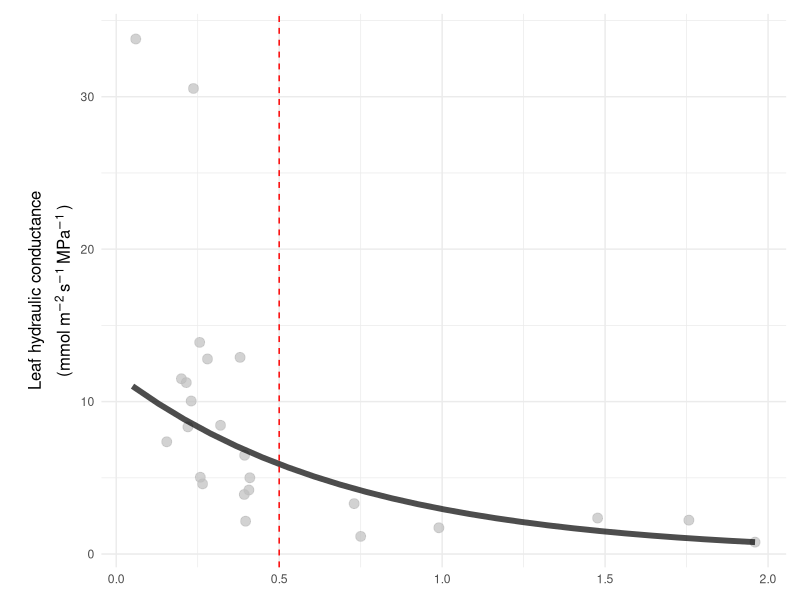
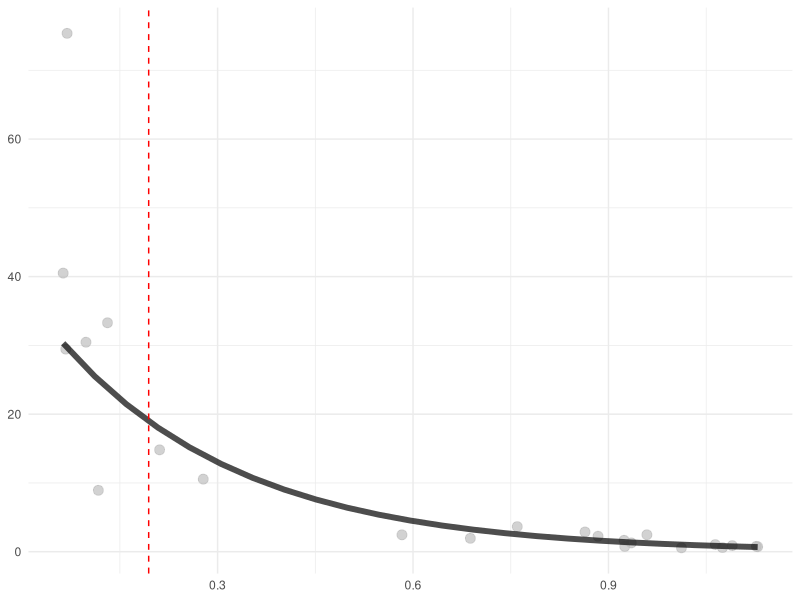
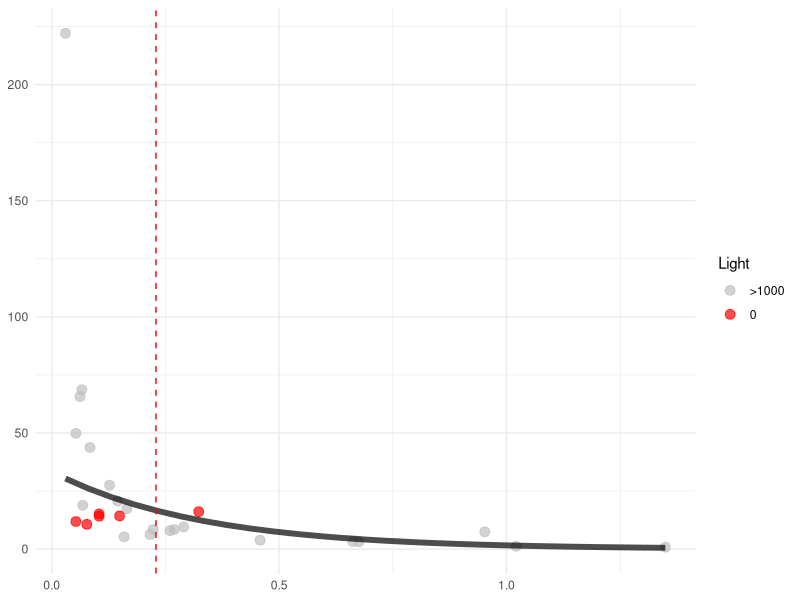
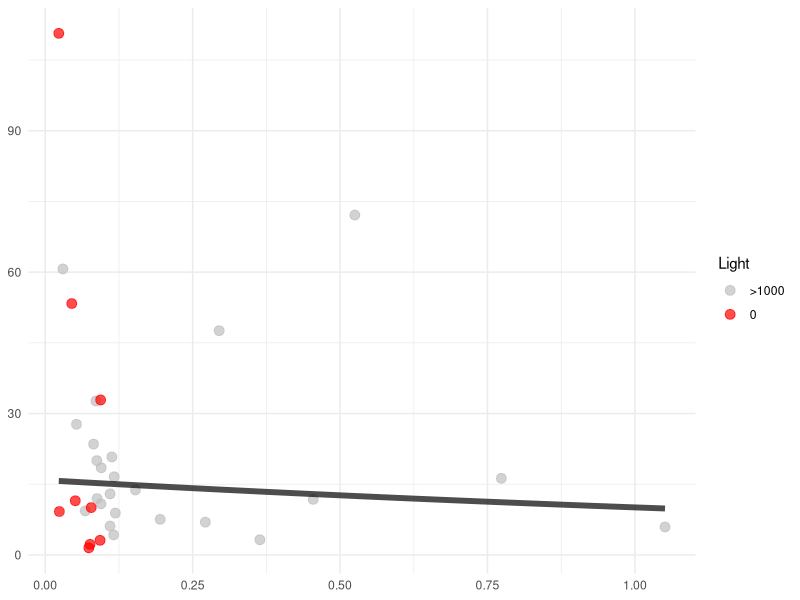
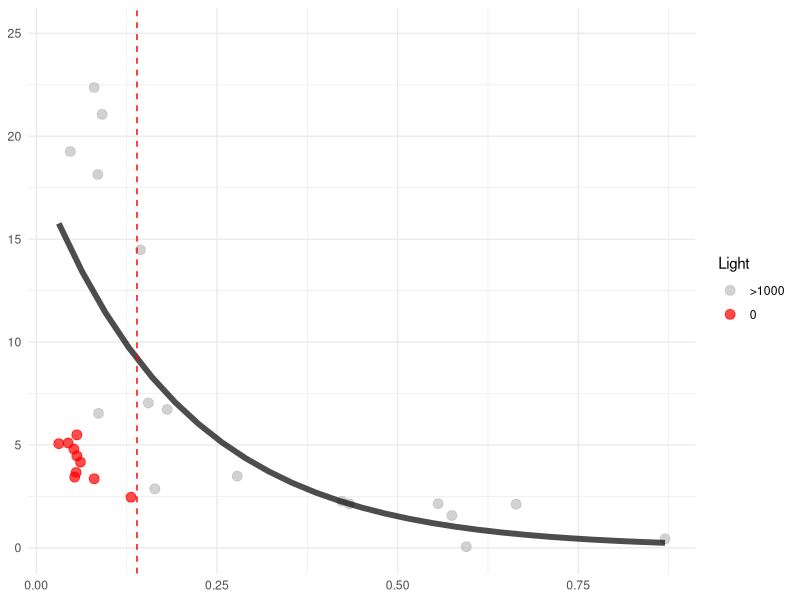
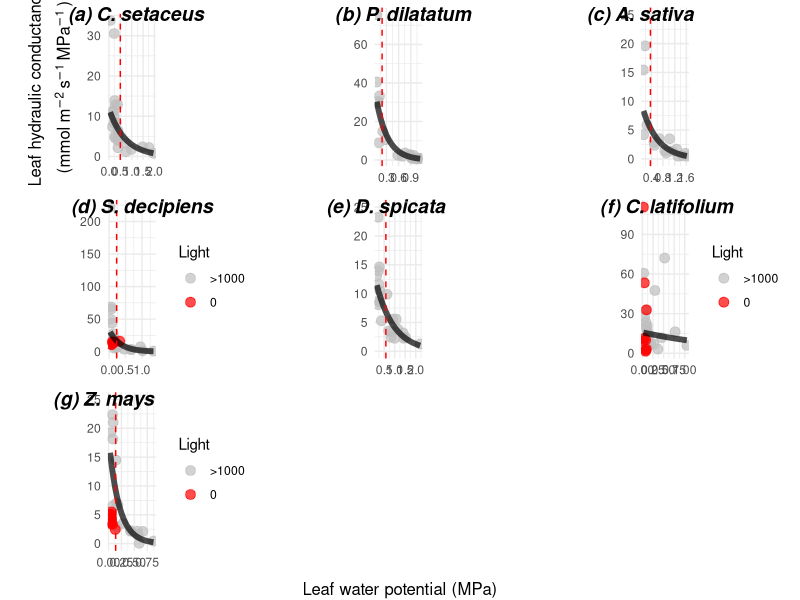
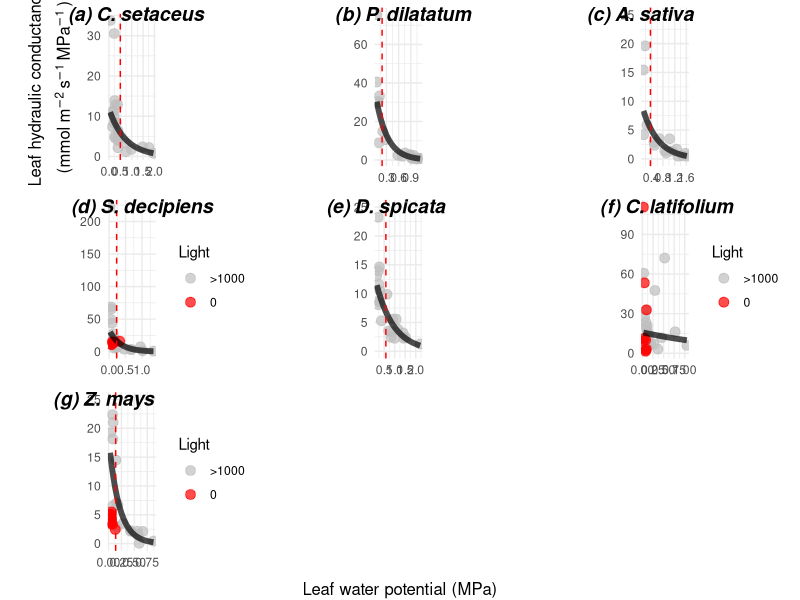

These charts were generated, in order, by the following R code: (Note: this script raises an error after producing the figures.)
## ---- chunk 1
library(readxl)
library(ggplot2)
library(tidyr)
library(dplyr)
library(lme4)
library(ggpubr)
## ---- chunk 2

CESE_Kleaf <-  read_excel("data/Kleaf_Karli_Marion_CESE.xlsx", sheet = "CESE")

## ---- chunk 3
dim(CESE_Kleaf)
#[1] 29 31
 CESE_Kleaf_clean <- CESE_Kleaf %>% 
  filter(Specie == "CESE")
dim(CESE_Kleaf_clean)
#[1] 28 31
CESE_Kleaf_clean2 <- CESE_Kleaf_clean %>% 
  filter(Notes != "cv too high")
dim(CESE_Kleaf_clean2)
#[1]  25 31
## ---- chunk 4
#log model: y = a+b * log(x)
#a expected value when x is 1 

logmodel <- lm(CESE_Kleaf_clean2$`Kleaf Tcorr (mmol m-2 s-1 MPa-1)` ~ log(CESE_Kleaf_clean2$`Lowest Psileaf (Mpa)`))
summary(logmodel)
#look at the estimates

# fitted model : y = -2.455 - 11.964 * ln(x)
#but: Multiple R-squared:  0.5678 but is not a strong model
# p-value: 2.131e-05 and model is significant

#expo model
expomodel <- lm(CESE_Kleaf_clean2$`Kleaf Tcorr (mmol m-2 s-1 MPa-1)` ~ exp(CESE_Kleaf_clean2$`Lowest Psileaf (Mpa)`))
summary(expomodel)

#other log model like article
logmodel_adjusted <- nls(`Kleaf Tcorr (mmol m-2 s-1 MPa-1)` ~ a / (1 + b * log(`Lowest Psileaf (Mpa)`)),
                          data = CESE_Kleaf_clean2,
                          start = list(a = 1, b = 1))
summary(logmodel_adjusted)
# Estimate Std. Error t value Pr(>|t|)    
#a  0.03600    0.39717   0.091    0.929    
#b  1.03063

#E(y)=αeβx+θ
#help from https://rpubs.com/mengxu/exponential-model
#constant thetha = 0 because data as x increases is 0~, thetha is the stabilizing trend over as x increases.

#Prepare fitting a nonlinear model
# Estimate the rest parameters using a linear model
model.0 <- lm(log(`Kleaf Tcorr (mmol m-2 s-1 MPa-1)`) ~ `Lowest Psileaf (Mpa)`, data=CESE_Kleaf_clean2)  
summary(model.0)
alpha.0.CESE <- exp(coef(model.0)[1])
beta.0.CESE <- coef(model.0)[2]

list(alpha = alpha.0.CESE, beta = beta.0.CESE)

x_seq.CESE <- seq(min(CESE_Kleaf_clean2$`Lowest Psileaf (Mpa)`), max(CESE_Kleaf_clean2$`Lowest Psileaf (Mpa)`), length.out = length(CESE_Kleaf_clean2$`Lowest Psileaf (Mpa)`))
y_model <-  11.80257 * exp( -1.38641  * x_seq.CESE )

# Calculate Ψleaf at 50% loss of Kleaf
Psi_leaf_50.cese <- log(0.5) / beta.0.CESE[[1]]
Psi_leaf_50.cese
## ---- chunk 5
# Create a sequence of x values for the regression line from excel
x_seq.CESE <- seq(min(CESE_Kleaf_clean2$`Lowest Psileaf (Mpa)`), max(CESE_Kleaf_clean2$`Lowest Psileaf (Mpa)`), length.out = length(CESE_Kleaf_clean2$`Lowest Psileaf (Mpa)`))
y_seq <- -7.93 * log(x_seq.CESE) + 0.4043

# Create a sequence of x values for the regression line from what i found in R
y_log <- - 11.964 * log(x_seq.CESE) -2.455

#other model 
#a / (1 + b * log(`Lowest Psileaf (Mpa)`))
y_log2 <- 0.03600/ 1+ 1.03063 * log(x_seq.CESE)

#other model
y_model <-  11.80257 * exp( -1.38641  * x_seq.CESE)



CESE_Kleaf_clean2$Individual <- as.factor(CESE_Kleaf_clean2$Individual)

CESE.plot <- CESE_Kleaf_clean2 %>%
  ggplot()+
  aes(x=`Lowest Psileaf (Mpa)`, y=`Kleaf Tcorr (mmol m-2 s-1 MPa-1)`, color=Individual)+
  geom_point(color ='gray', size= 3, alpha = 0.7)+
  labs(
    x = "Leaf water potential (MPa)",
     y = bquote(atop("Leaf hydraulic conductance","(mmol"~m^{-2}~s^{-1}~ MPa^{-1}~")"))
  )+
  theme_minimal()+
  theme(axis.title.x = element_blank(), axis.title.y = element_text(size =12))+
#geom_line(aes(x = x_seq, y = y_seq), color = "green") +
 #geom_line(aes(x = x_seq, y = y_log), color = "red")+
#  geom_line(aes(x = x_seq, y = y_log2), color = "black") +#pas du tout!
geom_line(aes(x = x_seq.CESE, y = y_model), color = 'black', size=2, alpha=0.7)+
  theme(
    plot.margin = margin(t = 10, r = 10, b = 10, l = 20)  # adjust margins
  )+
  geom_vline(xintercept = Psi_leaf_50.cese, linetype = "dashed", color = 'red')
  
CESE.plot
## ---- chunk 6

PADI_Kleaf <-  read_excel("data/Kleaf_Karli_Marion_CESE.xlsx", sheet = "PADI")

## ---- chunk 7
dim(PADI_Kleaf)
#[1] 22 31
 PADI_Kleaf_clean <- PADI_Kleaf %>% 
  filter(Specie == "PADI") %>%
   drop_na(`Psileaf_fin (Mpa)`)
dim(PADI_Kleaf_clean)
#[1] 23 31



## ---- chunk 8
#E(y)=αeβx+θ
#help from https://rpubs.com/mengxu/exponential-model
#constant thetha = 0 because data as x increases is 0~, thetha is the stabilizing trend over as x increases.

#Prepare fitting a nonlinear model
# Estimate the rest parameters using a linear model
model.0.padi<- lm(log(`Kleaf Tcorr (mmol m-2 s-1 MPa-1)`) ~ `Lowest Psileaf (Mpa)`, data=PADI_Kleaf_clean)  
summary(model.0.padi)
alpha.0.padi <- exp(coef(model.0.padi)[1])
beta.0.padi <- coef(model.0.padi)[2]

list(alpha = alpha.0.padi, beta = beta.0.padi)

# Create a sequence of x values for the regression line from excel
x_seq.padi <- seq(min(PADI_Kleaf_clean$`Lowest Psileaf (Mpa)`), max(PADI_Kleaf_clean$`Lowest Psileaf (Mpa)`), length.out = length(PADI_Kleaf_clean$`Lowest Psileaf (Mpa)`))

#output model
y_model.padi <-  37.95466   * exp(-3.568469   * x_seq.padi ) #replace here

# Calculate Ψleaf at 50% loss of Kleaf
Psi_leaf_50.padi <- log(0.5) / beta.0.padi[[1]]
Psi_leaf_50.padi
## ---- chunk 9
PADI_Kleaf_clean$Individual <- as.factor(PADI_Kleaf_clean$Individual)
PADI.plot <-PADI_Kleaf_clean %>%
  ggplot()+
  aes(x=`Lowest Psileaf (Mpa)`, y=`Kleaf Tcorr (mmol m-2 s-1 MPa-1)`, color=Individual)+
  geom_point(color ='gray', size= 3, alpha = 0.7)+
  labs(
    x = "Leaf water potential (MPa)",
    y = "Leaf hydraulic conductance (mmol m-2 s-1 MPa-1)"
  )+
  theme_minimal()+
  theme(axis.title.x = element_blank())+
  theme(axis.title.y = element_blank())+
geom_line(aes(x = x_seq.padi, y = y_model.padi), color = 'black', size=2, alpha=0.7)+
  geom_vline(xintercept = Psi_leaf_50.padi, linetype ="dashed", color = 'red')
#+
 #  annotate(geom='text',x=0.5,y=30,label="y = 37.95 * exp(-3.57 x)",fontface='bold', size=6)
PADI.plot
## ---- chunk 10

AVSA_Kleaf <-  read_excel("data/Kleaf_Karli_Marion_CESE.xlsx", sheet = "AVSA")

## ---- chunk 11
dim(AVSA_Kleaf)
#[1] 22 31
 AVSA_Kleaf_clean <- AVSA_Kleaf %>% 
  filter(Specie == "AVSA") %>%
   drop_na(`Psileaf_fin (Mpa)`) %>%
   drop_na(`Kleaf Tcorr (mmol m-2 s-1 MPa-1)`)
dim(AVSA_Kleaf_clean)




## ---- chunk 12
#E(y)=αeβx+θ
#help from https://rpubs.com/mengxu/exponential-model
#constant thetha = 0 because data as x increases is 0~, thetha is the stabilizing trend over as x increases.

#Prepare fitting a nonlinear model
# Estimate the rest parameters using a linear model
model.0.AVSA<- lm(log(`Kleaf Tcorr (mmol m-2 s-1 MPa-1)`) ~ `Lowest Psileaf (Mpa)`, data=AVSA_Kleaf_clean)  
summary(model.0.AVSA)
alpha.0.AVSA <- exp(coef(model.0.AVSA)[1])
beta.0.AVSA <- coef(model.0.AVSA)[2]

list(alpha = alpha.0.AVSA, beta = beta.0.AVSA)

# Create a sequence of x values for the regression line from excel
x_seq.AVSA <- seq(min(AVSA_Kleaf_clean$`Lowest Psileaf (Mpa)`), max(AVSA_Kleaf_clean$`Lowest Psileaf (Mpa)`), length.out = length(AVSA_Kleaf_clean$`Lowest Psileaf (Mpa)`))

#output model
y_model.AVSA <-   10.60017    * exp(-1.879197   * x_seq.AVSA ) 

# Calculate Ψleaf at 50% loss of Kleaf
Psi_leaf_50.avsa <- log(0.5) / beta.0.AVSA[[1]]
Psi_leaf_50.avsa
## ---- chunk 13
AVSA_Kleaf_clean$Individual <- as.factor(AVSA_Kleaf_clean$Individual)

AVSA.plot <- AVSA_Kleaf_clean %>%
  ggplot()+
  aes(x=`Lowest Psileaf (Mpa)`, y=`Kleaf Tcorr (mmol m-2 s-1 MPa-1)`, color=Individual)+
  geom_point(color ='gray', size= 3, alpha = 0.7)+
  #labs(
   # x = "Leaf water potential (MPa)",
    #y = "Leaf hydraulic conductance (mmol m-2 s-1 MPa-1)"
  #)+
  theme_minimal()+
  theme(axis.title.x = element_blank())+
  theme(axis.title.y = element_blank())+
geom_line(aes(x = x_seq.AVSA, y = y_model.AVSA), color = 'black', size=2, alpha=0.7)+
  ylim(0,25)+
   geom_vline(xintercept = Psi_leaf_50.avsa, linetype = "dashed", color = 'red')
   #annotate(geom='text',x=0.5,y=30,label="y = 37.95 * exp(-3.57 x)",fontface='bold', size=6)
## ---- chunk 14

STDE_Kleaf <-  read_excel("data/Kleaf_Karli_Marion_CESE.xlsx", sheet = "STDE")

## ---- chunk 15
dim(STDE_Kleaf)
#[1] 22 31
 STDE_Kleaf_clean <- STDE_Kleaf %>% 
  filter(Specie == "STDE") %>%
   drop_na(`Psileaf_fin (Mpa)`) %>%
   drop_na(`Kleaf Tcorr (mmol m-2 s-1 MPa-1)`)
dim(STDE_Kleaf_clean)




## ---- chunk 16
#E(y)=αeβx+θ
#help from https://rpubs.com/mengxu/exponential-model
#constant thetha = 0 because data as x increases is 0~, thetha is the stabilizing trend over as x increases.

#Prepare fitting a nonlinear model
# Estimate the rest parameters using a linear model
model.0.STDE<- lm(log(`Kleaf Tcorr (mmol m-2 s-1 MPa-1)`) ~ `Lowest Psileaf (Mpa)`, data=STDE_Kleaf_clean %>% filter (Light != 0))  
summary(model.0.STDE)
alpha.0.STDE <- exp(coef(model.0.STDE)[1])
beta.0.STDE <- coef(model.0.STDE)[2]

list(alpha = alpha.0.STDE, beta = beta.0.STDE)

# Create a sequence of x values for the regression line from excel
x_seq.STDE <- seq(min(STDE_Kleaf_clean$`Lowest Psileaf (Mpa)`), max(STDE_Kleaf_clean$`Lowest Psileaf (Mpa)`), length.out = length(STDE_Kleaf_clean$`Lowest Psileaf (Mpa)`))

#output model
y_model.STDE <-   alpha.0.STDE[[1]]   * exp(beta.0.STDE[[1]]  * x_seq.STDE ) 

# Calculate Ψleaf at 50% loss of Kleaf
Psi_leaf_50.STDE <- log(0.5) / beta.0.STDE[[1]]
Psi_leaf_50.STDE
## ---- chunk 17
STDE_Kleaf_clean$Individual <- as.factor(STDE_Kleaf_clean$Individual)

STDE.plot <- STDE_Kleaf_clean %>%
  ggplot()+
  aes(x=`Lowest Psileaf (Mpa)`, y=`Kleaf Tcorr (mmol m-2 s-1 MPa-1)`, color=Light)+
  geom_point(size= 3, alpha = 0.7)+
   scale_color_manual(values = c('gray', 'red'))+
  #labs(
   # x = "Leaf water potential (MPa)",
    #y = "Leaf hydraulic conductance (mmol m-2 s-1 MPa-1)"
  #)+
  theme_minimal()+
  theme(axis.title.x = element_blank())+
  theme(axis.title.y = element_blank())+
geom_line(aes(x = x_seq.STDE, y = y_model.STDE), color = 'black', size=2, alpha=0.7)+
  #ylim(0,25)
   geom_vline(xintercept = Psi_leaf_50.STDE, linetype = "dashed", color = 'red')
   #annotate(geom='text',x=0.5,y=30,label="y = 37.95 * exp(-3.57 x)",fontface='bold', size=6)

STDE.plot
## ---- chunk 18

DASP_Kleaf <-  read_excel("data/Kleaf_Karli_Marion_CESE.xlsx", sheet = "DASP")

## ---- chunk 19
dim(DASP_Kleaf)
#[1] 22 31
 DASP_Kleaf_clean <- DASP_Kleaf %>% 
  filter(Specie == "DASP") %>%
   drop_na(`Psileaf_fin (Mpa)`) %>%
   drop_na(`Kleaf Tcorr (mmol m-2 s-1 MPa-1)`)
dim(DASP_Kleaf_clean)




## ---- chunk 20
#E(y)=αeβx+θ
#help from https://rpubs.com/mengxu/exponential-model
#constant thetha = 0 because data as x increases is 0~, thetha is the stabilizing trend over as x increases.

#Prepare fitting a nonlinear model
# Estimate the rest parameters using a linear model
model.0.DASP<- lm(log(`Kleaf Tcorr (mmol m-2 s-1 MPa-1)`) ~ `Lowest Psileaf (Mpa)`, data=DASP_Kleaf_clean)  
summary(model.0.DASP)
alpha.0.DASP <- exp(coef(model.0.DASP)[1])
beta.0.DASP <- coef(model.0.DASP)[2]

list(alpha = alpha.0.DASP, beta = beta.0.DASP)

# Create a sequence of x values for the regression line from excel
x_seq.DASP <- seq(min(DASP_Kleaf_clean$`Lowest Psileaf (Mpa)`), max(DASP_Kleaf_clean$`Lowest Psileaf (Mpa)`), length.out = length(DASP_Kleaf_clean$`Lowest Psileaf (Mpa)`))

#output model
y_model.DASP <-    alpha.0.DASP[[1]]   * exp(beta.0.DASP[[1]]  * x_seq.DASP ) 

# Calculate Ψleaf at 50% loss of Kleaf
Psi_leaf_50.DASP <- log(0.5) / beta.0.DASP[[1]]
Psi_leaf_50.DASP
## ---- chunk 21
DASP_Kleaf_clean$Individual <- as.factor(DASP_Kleaf_clean$Individual)

DASP.plot <- DASP_Kleaf_clean %>%
  ggplot()+
  aes(x=`Lowest Psileaf (Mpa)`, y=`Kleaf Tcorr (mmol m-2 s-1 MPa-1)`, color=Individual)+
  geom_point(color ='gray', size= 3, alpha = 0.7)+
  #labs(
   # x = "Leaf water potential (MPa)",
    #y = "Leaf hydraulic conductance (mmol m-2 s-1 MPa-1)"
  #)+
  theme_minimal()+
  theme(axis.title.x = element_blank())+
  theme(axis.title.y = element_blank())+
geom_line(aes(x = x_seq.DASP, y = y_model.DASP), color = 'black', size=2, alpha=0.7)+
  ylim(0,25)+
   geom_vline(xintercept = Psi_leaf_50.DASP, linetype = "dashed", color = 'red')
   #annotate(geom='text',x=0.5,y=30,label="y = 37.95 * exp(-3.57 x)",fontface='bold', size=6)
## ---- chunk 22

CHLA_Kleaf <-  read_excel("data/Kleaf_Karli_Marion_CESE.xlsx", sheet = "CHLA")

## ---- chunk 23
dim(CHLA_Kleaf)
#[1] 22 31
 CHLA_Kleaf_clean <- CHLA_Kleaf %>% 
  filter(Specie == "CHLA") %>%
   drop_na(`Psileaf_fin (Mpa)`) %>%
   drop_na(`Kleaf Tcorr (mmol m-2 s-1 MPa-1)`)
dim(CHLA_Kleaf_clean)

#discard row/individual if values between two initial potentials is greater than 0.1 MPa; column `Psileaf_ini_1 (Mpa)` and column `Psileaf_ini_2 (Mpa)`

CHLA_Kleaf_clean2 <- CHLA_Kleaf_clean %>% 
  filter(is.na(`Psileaf_ini_1 (Mpa)`) | abs(`Psileaf_ini_1 (Mpa)` - `Psileaf_ini_2 (Mpa)`) <= 0.1)
dim(CHLA_Kleaf_clean2)

CHLA_Kleaf_clean <- CHLA_Kleaf_clean2
## ---- chunk 24
#E(y)=αeβx+θ
#help from https://rpubs.com/mengxu/exponential-model
#constant thetha = 0 because data as x increases is 0~, thetha is the stabilizing trend over as x increases.

#Prepare fitting a nonlinear model
# Estimate the rest parameters using a linear model
model.0.CHLA<- lm(log(`Kleaf Tcorr (mmol m-2 s-1 MPa-1)`) ~ `Lowest Psileaf (Mpa)`, data=CHLA_Kleaf_clean %>% filter (Light != 0))  
summary(model.0.CHLA)
alpha.0.CHLA <- exp(coef(model.0.CHLA)[1])
beta.0.CHLA <- coef(model.0.CHLA)[2]

list(alpha = alpha.0.CHLA, beta = beta.0.CHLA)

# Create a sequence of x values for the regression line from excel
x_seq.CHLA <- seq(min(CHLA_Kleaf_clean$`Lowest Psileaf (Mpa)`), max(CHLA_Kleaf_clean$`Lowest Psileaf (Mpa)`), length.out = length(CHLA_Kleaf_clean$`Lowest Psileaf (Mpa)`))

#output model
y_model.CHLA <-   alpha.0.CHLA[[1]]   * exp(beta.0.CHLA[[1]]  * x_seq.CHLA ) 

# Calculate Ψleaf at 50% loss of Kleaf
Psi_leaf_50.CHLA <- log(0.5) / beta.0.CHLA[[1]]
Psi_leaf_50.CHLA
## ---- chunk 25
CHLA_Kleaf_clean$Individual <- as.factor(CHLA_Kleaf_clean$Individual)
CHLA_Kleaf_clean$Light <- as.factor(CHLA_Kleaf_clean$Light)

CHLA.plot <- CHLA_Kleaf_clean %>%
 #filter(Date == "11272024") %>%
  ggplot()+
  aes(x=`Lowest Psileaf (Mpa)`, y=`Kleaf Tcorr (mmol m-2 s-1 MPa-1)`, color=Light)+
  geom_point(size= 3, alpha = 0.7)+
   scale_color_manual(values = c('gray', 'red'))+
  #labs(
   # x = "Leaf water potential (MPa)",
    #y = "Leaf hydraulic conductance (mmol m-2 s-1 MPa-1)"
  #)+
  theme_minimal()+
  theme(axis.title.x = element_blank())+
  theme(axis.title.y = element_blank())+
geom_line(aes(x = x_seq.CHLA, y = y_model.CHLA), color = 'black', size=2, alpha=0.7)
  #ylim(0,25)
 #  geom_vline(xintercept = Psi_leaf_50.CHLA, linetype = "dashed", color = 'red')
   #annotate(geom='text',x=0.5,y=30,label="y = 37.95 * exp(-3.57 x)",fontface='bold', size=6)

CHLA.plot
## ---- chunk 26

ZEMA_Kleaf <-  read_excel("data/Kleaf_Karli_Marion_CESE.xlsx", sheet = "ZEMA")
## ---- chunk 27
dim(ZEMA_Kleaf)
#[1] 22 31
 ZEMA_Kleaf_clean <- ZEMA_Kleaf %>% 
  filter(Specie == "ZEMA") %>%
   drop_na(`Psileaf_fin (Mpa)`) %>%
   drop_na(`Kleaf Tcorr (mmol m-2 s-1 MPa-1)`)
 
ZEMA_Kleaf_clean <- ZEMA_Kleaf_clean[which(!(ZEMA_Kleaf_clean$Individual == 2 & ZEMA_Kleaf_clean$Leaf == 2)), ]


dim(ZEMA_Kleaf_clean)



## ---- chunk 28
#E(y)=αeβx+θ
#help from https://rpubs.com/mengxu/exponential-model
#constant thetha = 0 because data as x increases is 0~, thetha is the stabilizing trend over as x increases.

#Prepare fitting a nonlinear model
# Estimate the rest parameters using a linear model
model.0.ZEMA<- lm(log(`Kleaf Tcorr (mmol m-2 s-1 MPa-1)`) ~ `Lowest Psileaf (Mpa)`, data=ZEMA_Kleaf_clean %>% filter (Light != 0))  
summary(model.0.ZEMA)
alpha.0.ZEMA <- exp(coef(model.0.ZEMA)[1])
beta.0.ZEMA <- coef(model.0.ZEMA)[2]

list(alpha = alpha.0.ZEMA, beta = beta.0.ZEMA)

# Create a sequence of x values for the regression line from excel
x_seq.ZEMA <- seq(min(ZEMA_Kleaf_clean$`Lowest Psileaf (Mpa)`), max(ZEMA_Kleaf_clean$`Lowest Psileaf (Mpa)`), length.out = length(ZEMA_Kleaf_clean$`Lowest Psileaf (Mpa)`))

#output model
y_model.ZEMA <-   alpha.0.ZEMA[[1]]   * exp(beta.0.ZEMA[[1]]  * x_seq.ZEMA ) 

# Calculate Ψleaf at 50% loss of Kleaf
Psi_leaf_50.ZEMA <- log(0.5) / beta.0.ZEMA[[1]]
Psi_leaf_50.ZEMA
## ---- chunk 29
ZEMA_Kleaf_clean$Individual <- as.factor(ZEMA_Kleaf_clean$Individual)
ZEMA_Kleaf_clean$Light <- as.factor(ZEMA_Kleaf_clean$Light)

ZEMA.plot <- ZEMA_Kleaf_clean %>%
  ggplot()+
  aes(x=`Lowest Psileaf (Mpa)`, y=`Kleaf Tcorr (mmol m-2 s-1 MPa-1)`, color=Light)+
  geom_point(size= 3, alpha = 0.7)+
  scale_color_manual(values = c('gray', 'red'))+
  #labs(
   # x = "Leaf water potential (MPa)",
    #y = "Leaf hydraulic conductance (mmol m-2 s-1 MPa-1)"
  #)+
  theme_minimal()+
  theme(axis.title.x = element_blank())+
  theme(axis.title.y = element_blank())+
geom_line(aes(x = x_seq.ZEMA, y = y_model.ZEMA), color = 'black', size=2, alpha=0.7)+
  ylim(0,25)+
   geom_vline(xintercept = Psi_leaf_50.ZEMA, linetype = "dashed", color = 'red')
   #annotate(geom='text',x=0.5,y=30,label="y = 37.95 * exp(-3.57 x)",fontface='bold', size=6)
ZEMA.plot
## ---- chunk 30

Kleaf.plots <- ggarrange(CESE.plot, PADI.plot, AVSA.plot, 
STDE.plot, DASP.plot, CHLA.plot, ZEMA.plot, nrow=3, ncol=3, labels = c("(a) C. setaceus", "(b) P. dilatatum", "(c) A. sativa", "(d) S. decipiens", "(e) D. spicata", "(f) C. latifolium", "(g) Z. mays "), font.label = list(face="bold.italic"), align = "v")

Kleaf.plots <- annotate_figure(
  Kleaf.plots,
  bottom = text_grob("Leaf water potential (MPa)", size = 12)
)

Kleaf.plots

ggsave(filename = "Kleaf_plots.jpg", plot = Kleaf.plots, path = "result", width = 10, height = 6)
## ---- chunk 31

#no light treatment not yet created
# Calculate kmax (average Kleaf for Psileaf = 0 to -0.3 MPa)
# Select x values between 0 and -0.3 MPa
x_filtered.CESE <- x_seq.CESE[x_seq.CESE <= 0.3 & x_seq.CESE >= 0]
x_filtered.PADI <- x_seq.padi[x_seq.padi <= 0.3 & x_seq.padi >= 0]
x_filtered.AVSA <- x_seq.AVSA[x_seq.AVSA <= 0.3 & x_seq.AVSA >= 0]
x_filtered.DASP <- x_seq.DASP[x_seq.DASP <= 0.3 & x_seq.DASP >= 0]

# do not include when light =0
STDE_Kleaf_no_light <- STDE_Kleaf_clean %>% filter(Light!=0) 

x_seq.STDE.nolight <- seq(
  min(STDE_Kleaf_no_light$`Lowest Psileaf (Mpa)`),
  max(STDE_Kleaf_no_light$`Lowest Psileaf (Mpa)`),
  length.out = nrow(STDE_Kleaf_no_light)
)

x_filtered.STDE <- x_seq.STDE.nolight[x_seq.STDE.nolight <= 0.3 & x_seq.STDE.nolight >= 0]

CHLA_Kleaf_no_light <- CHLA_Kleaf_clean %>% filter(Light!=0) 

x_seq.CHLA.nolight <- seq(
  min(CHLA_Kleaf_no_light$`Lowest Psileaf (Mpa)`),
  max(CHLA_Kleaf_no_light$`Lowest Psileaf (Mpa)`),
  length.out = nrow(CHLA_Kleaf_no_light)
)


x_filtered.CHLA <- x_seq.CHLA.nolight[x_seq.CHLA.nolight <= 0.3 & x_seq.CHLA.nolight >= 0]

ZEMA_Kleaf_no_light <- ZEMA_Kleaf_clean %>% filter(Light!=0) 

x_seq.ZEMA.nolight <- seq(
  min(ZEMA_Kleaf_no_light$`Lowest Psileaf (Mpa)`),
  max(ZEMA_Kleaf_no_light$`Lowest Psileaf (Mpa)`),
  length.out = nrow(ZEMA_Kleaf_no_light))

x_filtered.ZEMA <- x_seq.ZEMA.nolight[x_seq.ZEMA.nolight <= 0.15 & x_seq.ZEMA.nolight >= 0]

# Compute the corresponding y values
y_filtered.CESE <- alpha.0.CESE * exp(beta.0.CESE * x_filtered.CESE)

y_filtered.PADI <- alpha.0.padi * exp(beta.0.padi * x_filtered.PADI)

y_filtered.AVSA <- alpha.0.AVSA * exp(beta.0.AVSA * x_filtered.AVSA)

y_filtered.DASP <- alpha.0.DASP * exp(beta.0.DASP * x_filtered.DASP)



#those that had the no light measurements
y_filtered.STDE <- alpha.0.STDE * exp(beta.0.STDE * x_filtered.STDE)
y_filtered.CHLA <- alpha.0.CHLA * exp(beta.0.CHLA * x_filtered.CHLA)
y_filtered.ZEMA <- alpha.0.ZEMA * exp(beta.0.ZEMA * x_seq.ZEMA.nolight)

# Calculate the average of Kleaf in the selected range
kmax.CESE <- mean(y_filtered.CESE)
kmax.PADI <- mean(y_filtered.PADI)
kmax.AVSA <- mean(y_filtered.AVSA)
kmax.STDE <- mean(y_filtered.STDE)
kmax.DASP <- mean(y_filtered.DASP)
kmax.CHLA <- mean(y_filtered.CHLA)
kmax.ZEMA <- mean(y_filtered.ZEMA)

kmax.AVSA
kmax.CESE
kmax.CHLA
kmax.DASP
kmax.PADI
kmax.STDE
kmax.ZEMA

## ---- chunk 32
# Calculate kmax (average Kleaf for Psileaf = 0 to -0.3 MPa)
# Select x values between 0 and -0.3 MPa
filtered.CESE <- y_seq.CESE[x_seq.CESE <= 0.3 & x_seq.CESE >= 0]
filtered.PADI <- y_seq.padi[x_seq.padi <= 0.3 & x_seq.padi >= 0]
filtered.AVSA <- y_seq.AVSA[x_seq.AVSA <= 0.3 & x_seq.AVSA >= 0]
filtered.STDE <- y_seq.STDE[x_seq.STDE <= 0.3 & x_seq.STDE >= 0]
filtered.DASP <- y_seq.DASP[x_seq.DASP <= 0.3 & x_seq.DASP >= 0]
filtered.CHLA <- y_seq.CHLA[x_seq.CHLA <= 0.3 & x_seq.CHLA >= 0]
filtered.ZEMA <- ZEMA_Kleaf_clean$`Kleaf Tcorr (mmol m-2 s-1 MPa-1)`[x_seq.ZEMA <= 0.3 & x_seq.ZEMA >= 0]


# Compute the corresponding y values
y_filtered.CESE <- alpha.0.CESE * exp(beta.0.CESE * x_filtered.CESE)

y_filtered.PADI <- alpha.0.padi * exp(beta.0.padi * x_filtered.PADI)

y_filtered.AVSA <- alpha.0.AVSA * exp(beta.0.AVSA * x_filtered.AVSA)

y_filtered.STDE <- alpha.0.STDE * exp(beta.0.STDE * x_filtered.STDE)

y_filtered.DASP <- alpha.0.DASP * exp(beta.0.DASP * x_filtered.DASP)

y_filtered.CHLA <- alpha.0.CHLA * exp(beta.0.CHLA * x_filtered.CHLA)

y_filtered.ZEMA <- alpha.0.ZEMA * exp(beta.0.ZEMA * x_filtered.ZEMA)

# Calculate the average of Kleaf in the selected range
kmax.CESE <- mean(y_filtered.CESE)
kmax.PADI <- mean(y_filtered.PADI)
kmax.AVSA <- mean(y_filtered.AVSA)
kmax.STDE <- mean(y_filtered.STDE)
kmax.DASP <- mean(y_filtered.DASP)
kmax.CHLA <- mean(y_filtered.CHLA)
kmax.ZEMA <- mean(filtered.ZEMA)

kmax.AVSA
kmax.CESE
kmax.CHLA
kmax.DASP
kmax.PADI
kmax.STDE
kmax.ZEMA

